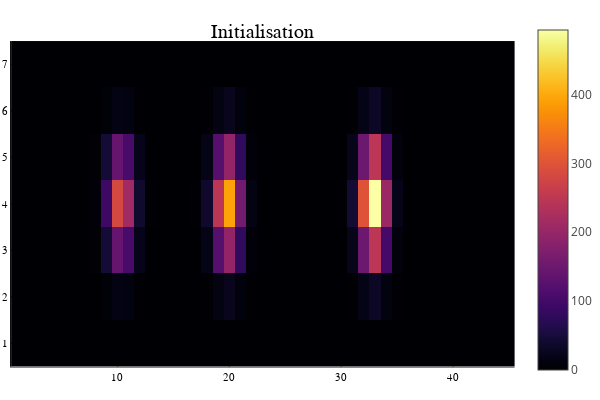

Source (notebook cell):
### Code cell
#Point de depart de l'optimiseur
UpdateDispModel(lmod.dmodel, cinit);
UpdateLaserModel(laser,ainit,fwhminit);
limageinit = LensletLaserImage(lmod,laser)

heatmap(limageinit, title = "Initialisation")

### Figure 1 — Plotly figure (JSON) as saved in the notebook; plotly's stock layout.template omitted (floating-point values rounded to 4 significant figures; data arrays with more than 128 entries replaced by an {"elided": "..."} marker saying what was removed)
{"data": [{"colorbar": {"title": ""}, "colorscale": {"elided": "256x2 mixed values"}, "hoverinfo": "none", "name": "y1", "showlegend": false, "showscale": true, "type": "heatmap", "x": [0.5, 1.5, 2.5, 3.5, 4.5, 5.5, 6.5, 7.5, 8.5, 9.5, 10.5, 11.5, 12.5, 13.5, 14.5, 15.5, 16.5, 17.5, 18.5, 19.5, 20.5, 21.5, 22.5, 23.5, 24.5, 25.5, 26.5, 27.5, 28.5, 29.5, 30.5, 31.5, 32.5, 33.5, 34.5, 35.5, 36.5, 37.5, 38.5, 39.5, 40.5, 41.5, 42.5, 43.5, 44.5, 45.5], "xaxis": "x", "y": [0.5, 1.5, 2.5, 3.5, 4.5, 5.5, 6.5, 7.5], "yaxis": "y", "z": {"elided": "7x45 float values"}, "zmax": 493.6, "zmin": 4.51e-45}], "layout": {"annotations": [{"font": {"color": "rgba(0, 0, 0, 1.000)", "family": "sans-serif", "size": 20}, "rotation": 0, "showarrow": false, "text": "Initialisation", "x": 0.5074, "xanchor": "center", "xref": "paper", "y": 1, "yanchor": "top", "yref": "paper"}], "height": 400, "legend": {"bgcolor": "rgba(255, 255, 255, 1.000)", "bordercolor": "rgba(0, 0, 0, 1.000)", "borderwidth": 1, "font": {"color": "rgba(0, 0, 0, 1.000)", "family": "sans-serif", "size": 11}, "title": {"font": {"color": "rgba(0, 0, 0, 1.000)", "family": "sans-serif", "size": 15}, "text": ""}, "tracegroupgap": 0, "traceorder": "normal", "x": 1, "xanchor": "auto", "y": 1, "yanchor": "auto"}, "margin": {"b": 20, "l": 0, "r": 0, "t": 20}, "paper_bgcolor": "rgba(255, 255, 255, 1.000)", "plot_bgcolor": "rgba(255, 255, 255, 1.000)", "showlegend": true, "width": 600, "xaxis": {"anchor": "y", "domain": [0.02138, 0.9934], "gridcolor": "rgba(0, 0, 0, 0.100)", "gridwidth": 0.5, "linecolor": "rgba(0, 0, 0, 1.000)", "mirror": false, "range": [0.5, 45.5], "showgrid": true, "showline": true, "showticklabels": true, "tickangle": 0, "tickcolor": "rgb(0, 0, 0)", "tickfont": {"color": "rgba(0, 0, 0, 1.000)", "family": "sans-serif", "size": 11}, "tickmode": "array", "ticks": "inside", "ticktext": ["10", "20", "30", "40"], "tickvals": [10, 20, 30, 40], "title": "", "titlefont": {"color": "rgba(0, 0, 0, 1.000)", "family": "sans-serif", "size": 15}, "type": "-", "visible": true, "zeroline": false, "zerolinecolor": "rgba(0, 0, 0, 1.000)"}, "yaxis": {"anchor": "x", "domain": [0.03762, 0.9415], "gridcolor": "rgba(0, 0, 0, 0.100)", "gridwidth": 0.5, "linecolor": "rgba(0, 0, 0, 1.000)", "mirror": false, "range": [0.5, 7.5], "showgrid": true, "showline": true, "showticklabels": true, "tickangle": 0, "tickcolor": "rgb(0, 0, 0)", "tickfont": {"color": "rgba(0, 0, 0, 1.000)", "family": "sans-serif", "size": 11}, "tickmode": "array", "ticks": "inside", "ticktext": ["1", "2", "3", "4", "5", "6", "7"], "tickvals": [1, 2, 3, 4, 5, 6, 7], "title": "", "titlefont": {"color": "rgba(0, 0, 0, 1.000)", "family": "sans-serif", "size": 15}, "type": "-", "visible": true, "zeroline": false, "zerolinecolor": "rgba(0, 0, 0, 1.000)"}}}
